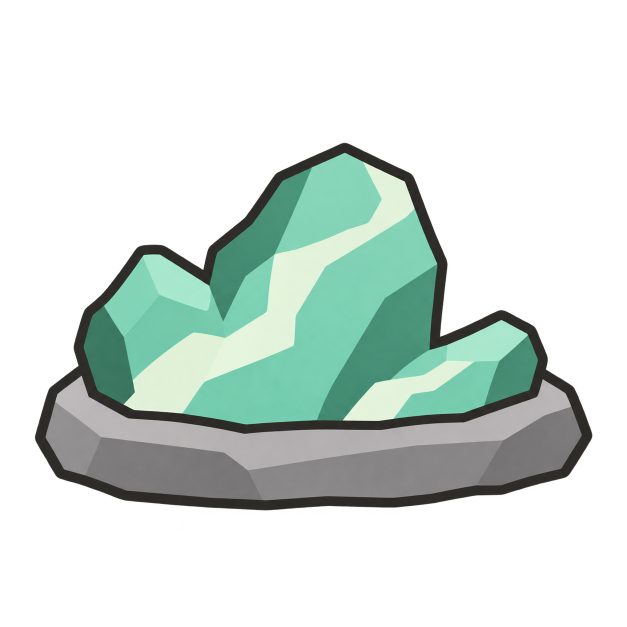
#> input picture artwork/design-sources/animastone-cluster/source.png, 1254 x 1254 px, given in place of Pylon.png, which was not available (shown at 1/2 size)
$ python crystal_light.py
#> lines starting #> are read from the running program, lines starting #| are printed output that depends on the picture
"""Crystal light: looping banded light patterns clipped to a crystal-only mask, for the stone-animations spec.

Model only. The frames are written under work/ and the preview is a CPU composite, not an in-game result.
The crystal region is the sprite's opaque pixels minus the construction-tint mask (the housing) and everything
below an optional cut line (gem rows). The dark outline is weighted out by luminance. That weighting is a
preview approximation of visual weight, not material ownership: a production mask needs recorded polygons.
"""
import argparse
import hashlib
import json
from pathlib import Path

import numpy as np
from PIL import Image

ROOT = Path(__file__).resolve().parents[1]
FPS = 6
LEVELS = 4

OBJECTS = {
    "vitalite-pylon": {"colour": "Textures/Things/Building/Vitalite/Pylon.png", "kind": "bands", "tint": (255, 150, 200), "cut": None, "exclude": [(40, 212, 215, 282)]},
    "sunstone-obelisk": {"colour": "Textures/Things/Building/Misc/SunstoneObelisk.png", "kind": "flow", "tint": (255, 205, 90), "cut": 395},
    "bloodstone-obelisk": {"colour": "Textures/Things/Building/Dark/BloodstoneObelisk.png", "kind": "flow", "tint": (255, 70, 200), "cut": 415},
}


def maskPath(colourPath):
    """Project convention: Pylon.png has Pylon_m.png."""
    return colourPath.with_name(colourPath.stem + "_m.png")


def loadSprite(colourPath):
    colour = np.array(Image.open(colourPath).convert("RGBA"), dtype=np.float32) / 255
    tint = np.array(Image.open(maskPath(colourPath)).convert("RGBA"), dtype=np.float32) / 255
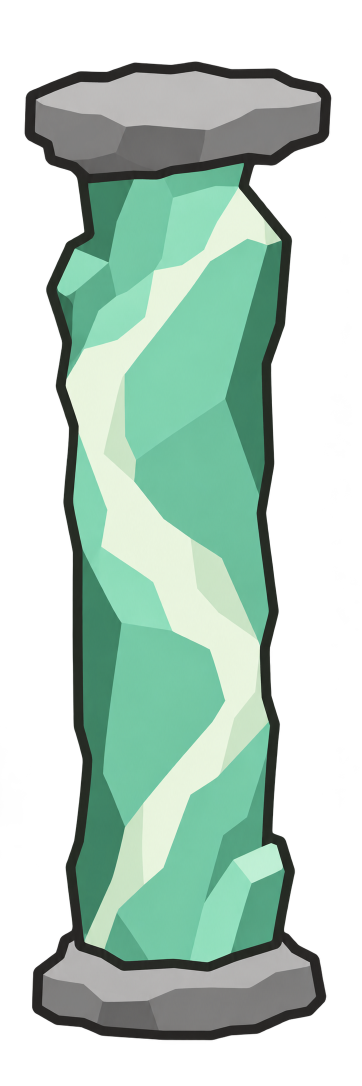
#> input picture artwork/design-sources/animastone-column-natural/source.png, 724 x 2172 px, given in place of Pylon_m.png, which was not available (shown at 1/2 size)
    return colour, tint


# [8 lines left out: function erode, not called in this run]


def crystalWeight(colour, tint, cut=None, radius=2, exclude=()):
    """0..1 weight of the crystal interior: opaque, not construction tint, above the cut, away from the outline."""
#> called with radius = 2
    alpha = colour[..., 3]
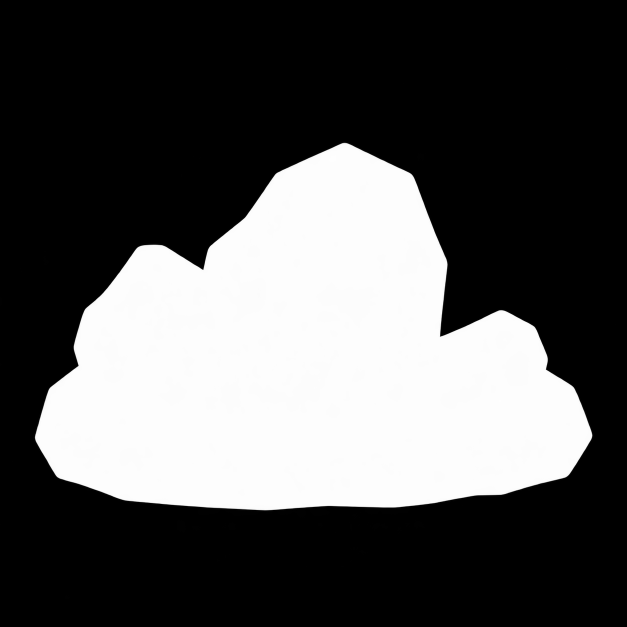
#> alpha: shape (1254, 1254) float32 (shown at 1/2 size); min 0, max 1, mean 0.331
    housing = tint[..., 0] * tint[..., 3]
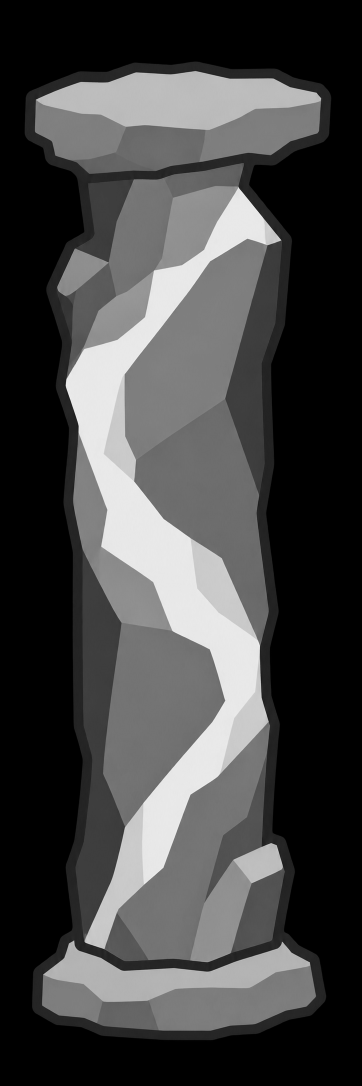
#> housing: shape (2172, 724) float32 (shown at 1/2 size); min 0, max 0.996, mean 0.271
#> (the run stopped early here; a loop or call above may not have finished)
